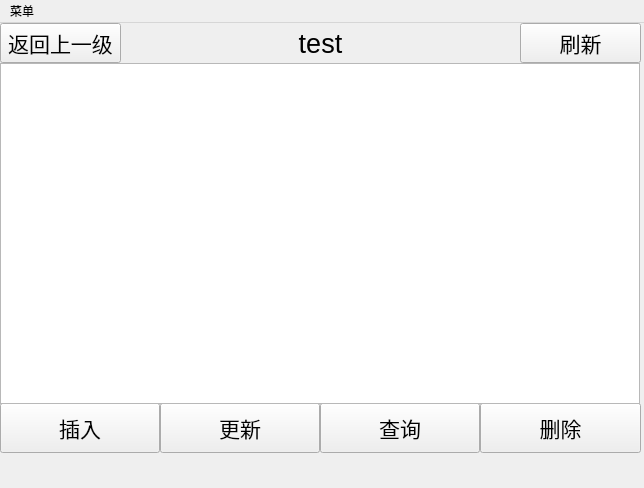
<?xml version="1.0" encoding="UTF-8"?>
<ui version="4.0">
 <class>MainWindow</class>
 <widget class="QMainWindow" name="MainWindow">
  <property name="geometry">
   <rect>
    <x>0</x>
    <y>0</y>
    <width>644</width>
    <height>488</height>
   </rect>
  </property>
  <property name="windowTitle">
   <string>MainWindow</string>
  </property>
  <widget class="QWidget" name="centralwidget">
   <widget class="QPushButton" name="pushButton_insert">
    <property name="geometry">
     <rect>
      <x>0</x>
      <y>380</y>
      <width>160</width>
      <height>50</height>
     </rect>
    </property>
    <property name="font">
     <font>
      <pointsize>16</pointsize>
     </font>
    </property>
    <property name="text">
     <string>插入</string>
    </property>
   </widget>
   <widget class="QPushButton" name="pushButton_delete">
    <property name="geometry">
     <rect>
      <x>480</x>
      <y>380</y>
      <width>161</width>
      <height>50</height>
     </rect>
    </property>
    <property name="font">
     <font>
      <pointsize>16</pointsize>
     </font>
    </property>
    <property name="text">
     <string>删除</string>
    </property>
   </widget>
   <widget class="QPushButton" name="pushButton_update">
    <property name="geometry">
     <rect>
      <x>160</x>
      <y>380</y>
      <width>160</width>
      <height>50</height>
     </rect>
    </property>
    <property name="font">
     <font>
      <pointsize>16</pointsize>
     </font>
    </property>
    <property name="text">
     <string>更新</string>
    </property>
   </widget>
   <widget class="QPushButton" name="pushButton_query">
    <property name="geometry">
     <rect>
      <x>320</x>
      <y>380</y>
      <width>160</width>
      <height>50</height>
     </rect>
    </property>
    <property name="font">
     <font>
      <pointsize>16</pointsize>
     </font>
    </property>
    <property name="text">
     <string>查询</string>
    </property>
   </widget>
   <widget class="QPushButton" name="pushButton_refresh">
    <property name="geometry">
     <rect>
      <x>520</x>
      <y>0</y>
      <width>121</width>
      <height>40</height>
     </rect>
    </property>
    <property name="font">
     <font>
      <pointsize>16</pointsize>
     </font>
    </property>
    <property name="text">
     <string>刷新</string>
    </property>
   </widget>
   <widget class="QPushButton" name="pushButton_back">
    <property name="geometry">
     <rect>
      <x>0</x>
      <y>0</y>
      <width>121</width>
      <height>40</height>
     </rect>
    </property>
    <property name="font">
     <font>
      <pointsize>16</pointsize>
     </font>
    </property>
    <property name="text">
     <string>返回上一级</string>
    </property>
   </widget>
   <widget class="QLabel" name="label_title">
    <property name="geometry">
     <rect>
      <x>120</x>
      <y>0</y>
      <width>401</width>
      <height>41</height>
     </rect>
    </property>
    <property name="font">
     <font>
      <pointsize>20</pointsize>
     </font>
    </property>
    <property name="text">
     <string>test</string>
    </property>
    <property name="alignment">
     <set>Qt::AlignCenter</set>
    </property>
   </widget>
   <widget class="QTableWidget" name="tableWidget">
    <property name="geometry">
     <rect>
      <x>0</x>
      <y>40</y>
      <width>640</width>
      <height>341</height>
     </rect>
    </property>
    <property name="font">
     <font>
      <pointsize>8</pointsize>
     </font>
    </property>
   </widget>
   <widget class="QLabel" name="label_status">
    <property name="geometry">
     <rect>
      <x>0</x>
      <y>430</y>
      <width>641</width>
      <height>31</height>
     </rect>
    </property>
    <property name="font">
     <font>
      <pointsize>12</pointsize>
     </font>
    </property>
    <property name="text">
     <string/>
    </property>
   </widget>
  </widget>
  <widget class="QMenuBar" name="menubar">
   <property name="geometry">
    <rect>
     <x>0</x>
     <y>0</y>
     <width>644</width>
     <height>18</height>
    </rect>
   </property>
   <widget class="QMenu" name="menu">
    <property name="title">
     <string>菜单</string>
    </property>
    <widget class="QMenu" name="menu_operator">
     <property name="title">
      <string>操作</string>
     </property>
     <addaction name="action_query"/>
     <addaction name="action_insert"/>
     <addaction name="action_delete"/>
     <addaction name="action_update"/>
    </widget>
    <addaction name="action_refresh"/>
    <addaction name="menu_operator"/>
    <addaction name="action_back"/>
    <addaction name="action_exit"/>
   </widget>
   <addaction name="menu"/>
  </widget>
  <action name="action_refresh">
   <property name="text">
    <string>刷新</string>
   </property>
  </action>
  <action name="action_back">
   <property name="text">
    <string>返回</string>
   </property>
  </action>
  <action name="action_exit">
   <property name="text">
    <string>退出</string>
   </property>
  </action>
  <action name="action_query">
   <property name="text">
    <string>query...</string>
   </property>
  </action>
  <action name="action_insert">
   <property name="text">
    <string>insert...</string>
   </property>
  </action>
  <action name="action_delete">
   <property name="text">
    <string>delete...</string>
   </property>
  </action>
  <action name="action_update">
   <property name="text">
    <string>update...</string>
   </property>
  </action>
 </widget>
 <resources/>
 <connections>
  <connection>
   <sender>action_insert</sender>
   <signal>triggered()</signal>
   <receiver>pushButton_insert</receiver>
   <slot>click()</slot>
   <hints>
    <hint type="sourcelabel">
     <x>-1</x>
     <y>-1</y>
    </hint>
    <hint type="destinationlabel">
     <x>124</x>
     <y>642</y>
    </hint>
   </hints>
  </connection>
  <connection>
   <sender>action_update</sender>
   <signal>triggered()</signal>
   <receiver>pushButton_update</receiver>
   <slot>click()</slot>
   <hints>
    <hint type="sourcelabel">
     <x>-1</x>
     <y>-1</y>
    </hint>
    <hint type="destinationlabel">
     <x>374</x>
     <y>642</y>
    </hint>
   </hints>
  </connection>
  <connection>
   <sender>action_query</sender>
   <signal>triggered()</signal>
   <receiver>pushButton_query</receiver>
   <slot>click()</slot>
   <hints>
    <hint type="sourcelabel">
     <x>-1</x>
     <y>-1</y>
    </hint>
    <hint type="destinationlabel">
     <x>624</x>
     <y>642</y>
    </hint>
   </hints>
  </connection>
  <connection>
   <sender>action_delete</sender>
   <signal>triggered()</signal>
   <receiver>pushButton_delete</receiver>
   <slot>click()</slot>
   <hints>
    <hint type="sourcelabel">
     <x>-1</x>
     <y>-1</y>
    </hint>
    <hint type="destinationlabel">
     <x>874</x>
     <y>642</y>
    </hint>
   </hints>
  </connection>
  <connection>
   <sender>action_exit</sender>
   <signal>triggered()</signal>
   <receiver>MainWindow</receiver>
   <slot>close()</slot>
   <hints>
    <hint type="sourcelabel">
     <x>-1</x>
     <y>-1</y>
    </hint>
    <hint type="destinationlabel">
     <x>499</x>
     <y>349</y>
    </hint>
   </hints>
  </connection>
  <connection>
   <sender>action_refresh</sender>
   <signal>triggered()</signal>
   <receiver>pushButton_refresh</receiver>
   <slot>click()</slot>
   <hints>
    <hint type="sourcelabel">
     <x>-1</x>
     <y>-1</y>
    </hint>
    <hint type="destinationlabel">
     <x>924</x>
     <y>57</y>
    </hint>
   </hints>
  </connection>
  <connection>
   <sender>action_back</sender>
   <signal>triggered()</signal>
   <receiver>pushButton_back</receiver>
   <slot>click()</slot>
   <hints>
    <hint type="sourcelabel">
     <x>-1</x>
     <y>-1</y>
    </hint>
    <hint type="destinationlabel">
     <x>74</x>
     <y>57</y>
    </hint>
   </hints>
  </connection>
 </connections>
</ui>
